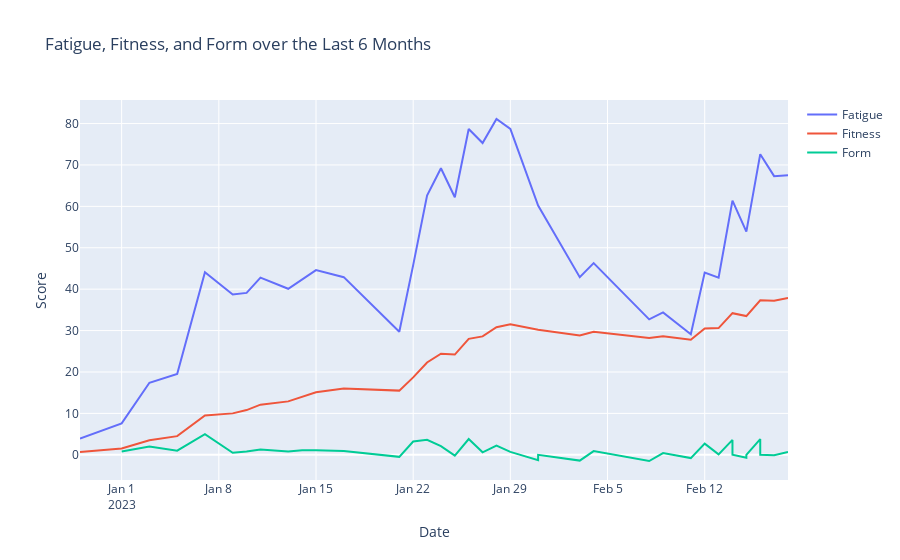

Notebook code cell kept with this figure:
### Markdown cell above
## Plot

### Code cell
import plotly.graph_objs as go

fig = go.Figure()

zone_data['Date'] = pd.to_datetime(zone_data['Date'])

# Select data from the last 6 months
six_months_ago = pd.Timestamp.today() - pd.DateOffset(months=6)
last_six_months = zone_data[zone_data['Date'] >= six_months_ago]

# Add Fatigue line
fig.add_trace(go.Scatter(x=last_six_months['Date'], y=last_six_months['Fatigue'], name='Fatigue'))

# Add Fitness line
fig.add_trace(go.Scatter(x=last_six_months['Date'], y=last_six_months['Fitness'], name='Fitness'))

# Add Form line
form = last_six_months['Fitness'].diff()
fig.add_trace(go.Scatter(x=last_six_months['Date'], y=form, name='Form'))

# Set x-axis label and title
fig.update_xaxes(title_text='Date')

# Set y-axis label and title
fig.update_yaxes(title_text='Score')

# Set chart title
fig.update_layout(title='Fatigue, Fitness, and Form over the Last 6 Months')

# Show the plot
fig.show()
